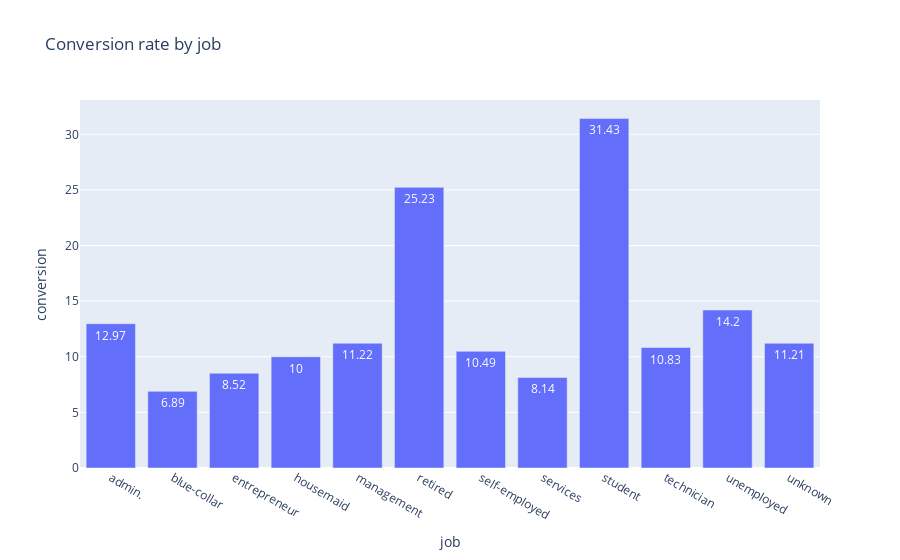

Notebook source saved alongside this figure:
### Code cell
# calculate conversion rate for each job
conversion_by_job = round(df.groupby(by="job")["conversion"].sum()/df.groupby(by="job")["conversion"].count()*100,2).to_frame().reset_index()

#plot on bar chat
fig = px.bar(conversion_by_job, x="job",y="conversion", title="Conversion rate by job", text="conversion")
fig.show()

### Figure 1 — Plotly figure (JSON) as saved in the notebook; plotly's stock layout.template omitted (floating-point values rounded to 4 significant figures)
{"data": [{"alignmentgroup": "True", "hovertemplate": "job=%{x}<br>conversion=%{text}<extra></extra>", "legendgroup": "", "marker": {"color": "#636efa", "pattern": {"shape": ""}}, "name": "", "offsetgroup": "", "orientation": "v", "showlegend": false, "text": [12.97, 6.89, 8.52, 10, 11.22, 25.23, 10.49, 8.14, 31.43, 10.83, 14.2, 11.21], "textposition": "auto", "type": "bar", "x": ["admin.", "blue-collar", "entrepreneur", "housemaid", "management", "retired", "self-employed", "services", "student", "technician", "unemployed", "unknown"], "xaxis": "x", "y": [12.97, 6.89, 8.52, 10, 11.22, 25.23, 10.49, 8.14, 31.43, 10.83, 14.2, 11.21], "yaxis": "y"}], "layout": {"barmode": "relative", "legend": {"tracegroupgap": 0}, "title": {"text": "Conversion rate by job"}, "xaxis": {"anchor": "y", "domain": [0, 1], "title": {"text": "job"}}, "yaxis": {"anchor": "x", "domain": [0, 1], "title": {"text": "conversion"}}}}
